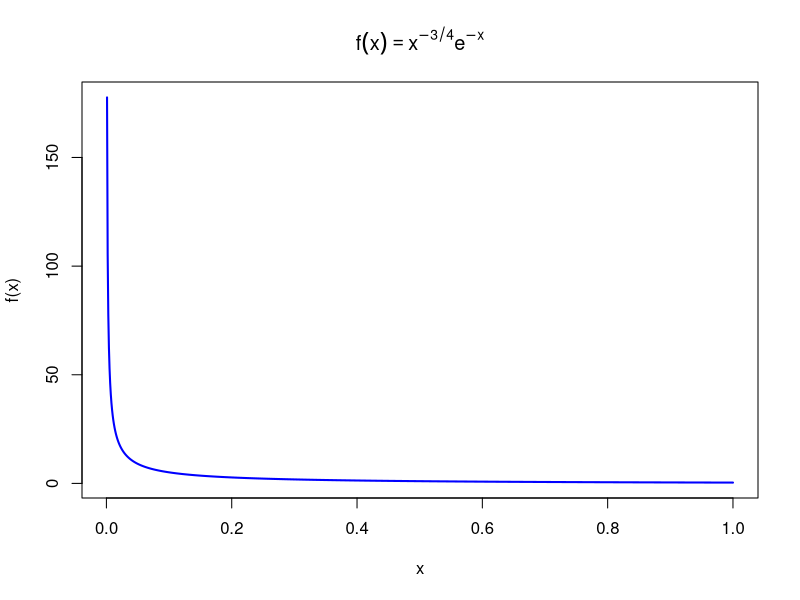
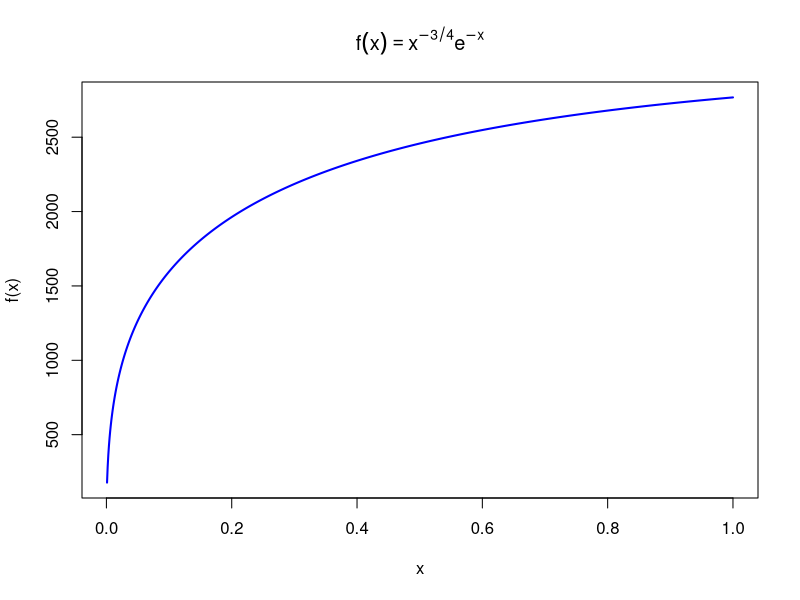

Here is the R script that generated these plots, in order:
setwd("C:/Users/sebas/one/OneDrive/grive/faks/masters/y1/2nd semester/Mathematics II/Gradient Descent/Mat-II/hw3 - MCMC")
getwd()

fn <- function(x) {
  return(x^(-3/4) * exp(-x))
}

integral <- pgamma(1, shape=0.25, lower.tail=TRUE)
print(integral)

x_vals <- seq(0.001, 1, length.out=1000)
plot(x_vals, fn(x_vals), type="l", col="blue",
     main=expression(f(x) == x^{-3/4} * e^{-x}),
     xlab="x", ylab="f(x)", lwd=2)

y_vals = cumsum(sapply(x_vals, fn))
plot(x_vals, y_vals, type="l", col="blue",
     main=expression(f(x) == x^{-3/4} * e^{-x}),
     xlab="x", ylab="f(x)", lwd=2)
